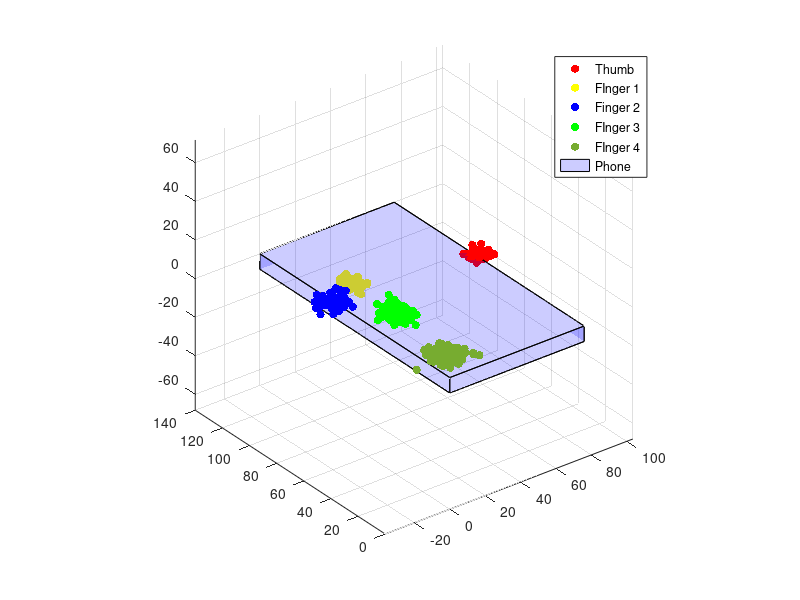

This chart was generated by the following MATLAB code:
rng(0,'twister');
%Sample Data, Randomized

% -------- GRIP 1 DATA FOR ALL 90 SUBJECTS ---------


% Finger 0 = Thumb -----------------------
% Finger 0(x)
mf0x = 77.8;
sf0x = 2.5;
f0x = sf0x.*randn(90,1) + mf0x;
statsf0x = [mean(f0x) std(f0x) var(f0x)];

% Finger 0(y)
mf0y = 80;
sf0y = 2.6;
f0y = sf0y.*randn(90,1) + mf0y;
statsf0y = [mean(f0y) std(f0y) var(f0y)];

% Finger 0(z)
mf0z = 0;
sf01 = .5;
f0z = sf01.*randn(90,1) + mf0z;
statsf0z = [mean(f0z) std(f0z) var(f0z)];

% Finger 1(x) - Index -----------------------
% Finger 0(x)
mf1x = 25;
sf1x = 2.5;
f1x = sf1x.*randn(90,1) + mf1x;
statsf1x = [mean(f1x) std(f1x) var(f1x)];

mf1y = 104;
sf1y = 3;
f1y = sf1y.*randn(90,1) + mf1y;
statsf1y = [mean(f1y) std(f1y) var(f1y)];

mf1z = -8;
sf1z = 1;
f1z = sf1z.*randn(90,1) + mf1z;
statsf1z = [mean(f1z) std(f1z) var(f1z)];

% Finger 2 - Middle --------------------------
% Finger 2(x)
mf2x = -7;
sf2x = 4;
f2x = sf2x.*randn(90,1) + mf2x;
statsf2x = [mean(f2x) std(f2x) var(f2x)];

mf2y = 77;
sf2y = 3;
f2y = sf2y.*randn(90,1) + mf2y;
statsf2y = [mean(f2y) std(f2y) var(f2y)];

mf2z = 7.0;
sf2z = 1;
f2z = sf2z.*randn(90,1) + mf2z;
statsf2z = [mean(f2z) std(f2z) var(f2z)];

% Finger 3 - Ring ----------------------------
% Finger 3(x)

mf3x = 6.0;
sf3x = 4;
f3x = sf3x.*randn(90,1) + mf3x;
statsf3x = [mean(f3x) std(f3x) var(f3x)];

mf3y = 45.7;
sf3y = 5;
f3y = sf3y.*randn(90,1) + mf3y;
statsf3y = [mean(f3y) std(f3y) var(f3y)];

mf3z = 10.7;
sf3z = 1;
f3z = sf3z.*randn(90,1) + mf3z;
statsf3z = [mean(f3z) std(f3z) var(f3z)];

% Finger 4 - Pinky ----------------------------
% Finger 4(x)

mf4x = 7.2;
sf4x = 5;
f4x = sf4x.*randn(90,1) + mf4x;
statsf4x = [mean(f4x) std(f4x) var(f4x)];

mf4y = 10.5;
sf4y = 4;
f4y = sf4y.*randn(90,1) + mf4y;
statsf4y = [mean(f4y) std(f4y) var(f4y)];

mf4z = 4.0;
sf4z = 1;
f4z = sf4z.*randn(90,1) + mf4z;
statsf4z = [mean(f4z) std(f4z) var(f4z)];

matrix0 = [f0x f0y f0z];

set(gca,'DataAspectRatio',[1 1 1]);

scatter3(f0x, f0y, f0z, 'r', 'filled');
hold on
axis equal;
scatter3(f1x, f1y, f1z, 'y', 'filled')
scatter3(f2x, f2y, f2z, 'b', 'filled')
scatter3(f3x, f3y, f3z, 'g', 'filled')
scatter3(f4x, f4y, f4z, 'o', 'filled')
b = [76 140 -8];

my_vertices = [0 0 0; 0 b(2) 0; b(1) b(2) 0; b(1) 0 0; 0 0 b(3); 0 b(2) b(3); b(1) b(2) b(3); b(1) 0 b(3)];
my_faces = [1 2 3 4; 2 6 7 3; 4 3 7 8; 1 5 8 4; 1 2 6 5; 5 6 7 8];
patch('Vertices', my_vertices, 'Faces', my_faces, 'FaceColor', 'b', 'FaceAlpha', .2);

legend('Thumb', 'FInger 1', 'Finger 2', 'FInger 3', 'FInger 4', 'Phone')
% x= [0 77 77 0];
% y= [0 0 140 140];
% patch(x, y, 'yellow');
%patch([[1 1]*xl(1) [1 1]*xl(2)], [yl fliplr(yl)],[1 1 1 1]*2.5, 'r', 'FaceAlpha',1);
hold off

